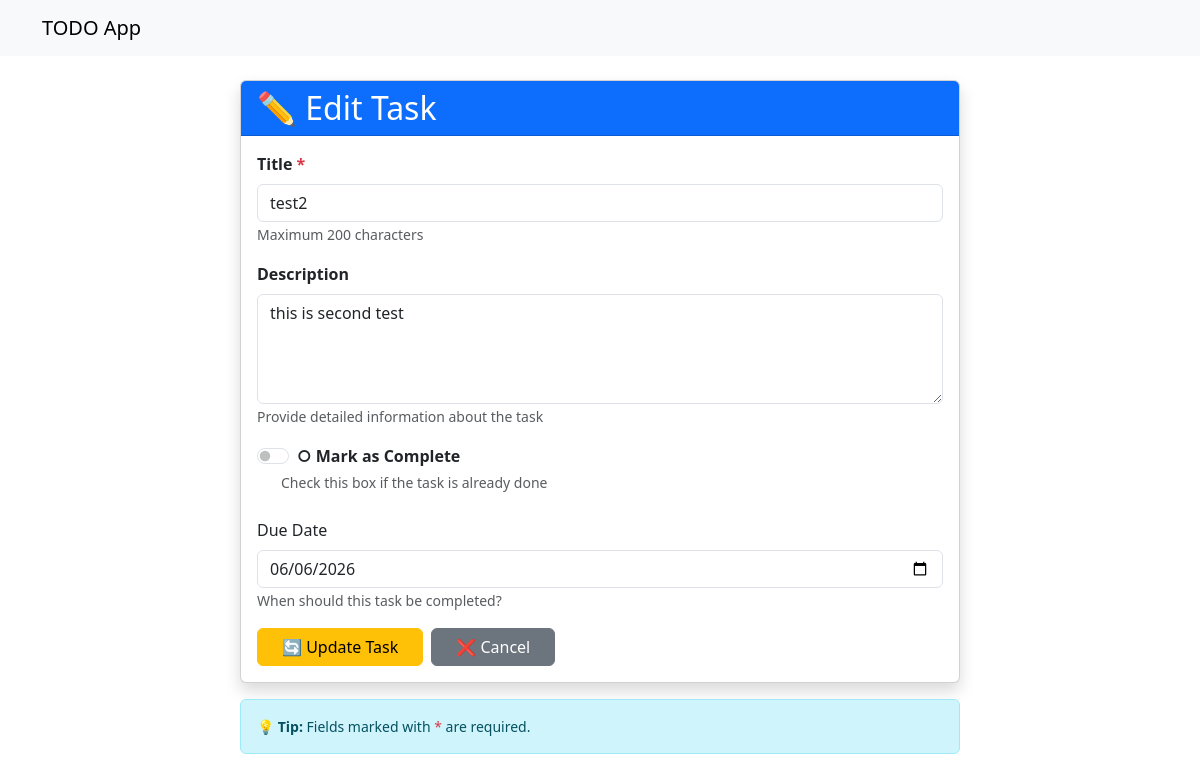
Page /edit/2/ on the committed database.
### to_do_app/models.py (models this page shows, shortened)
class Task(models.Model):
    title = models.CharField(max_length=200)
    description = models.TextField(blank=True)
    completed = models.BooleanField(default=False)
    created_at = models.DateTimeField(auto_now_add=True)
    due_date = models.DateField(null=True, blank=True)

### to_do_app/views.py (the view, shortened to what this page needs)
# urls.py: path('edit/<int:pk>/', views.edit_task, name='edit_task'),
def edit_task(request, pk):
    task = get_object_or_404(Task, pk=pk)
    return render(request, 'to_do_app/task_form.html', {'task': task})

### to_do_app/templates/to_do_app/task_form.html (shortened to what this page needs)
{% extends 'to_do_app/base.html' %}
{% block content %}
<div class="container mt-4">
    <div class="row justify-content-center">
        <div class="col-md-8">
            <div class="card shadow">
                <div class="card-header bg-primary text-white">
                    <h2 class="mb-0">
                        {% if task %}✏️ Edit Task{% else %}➕ Add New Task{% endif %}
                    </h2>
                </div>
                <div class="card-body">
                    <form method='post'>
                        <div class='mb-3'>
                            <label for="id_title" class='form-label fw-bold'>Title <span class="text-danger">*</span></label>
                            <input type="text"
                                   name='title'
                                   id="id_title"
                                   class='form-control'
                                   placeholder="Enter task title"
                                   value="{{ task.title|default_if_none:'' }}"
                                   required>
                            <small class="text-muted">Maximum 200 characters</small>
                        </div>
                        <div class='mb-3'>
                            <label for="id_description" class='form-label fw-bold'>Description</label>
                            <textarea name='description'
                                      id="id_description"
                                      class='form-control'
                                      rows="4"
                                      placeholder="Enter task description (optional)">{{ task.description|default_if_none:'' }}</textarea>
                            <small class="text-muted">Provide detailed information about the task</small>
                        </div>
                        <div class='mb-4'>
                            <div class="form-check form-switch">
                                <input type="checkbox"
                                       name="completed"
                                       id="id_completed"
                                       class='form-check-input'
                                       role="switch"
                                       {% if task.completed %}checked{% endif %}>
                                <label for="id_completed" class='form-check-label fw-bold'>
                                    {% if task.completed %}✓ Task Completed{% else %}○ Mark as Complete{% endif %}
                                </label>
                            </div>
                            <small class="text-muted ms-4">Check this box if the task is already done</small>
                        </div>
                        <div class='mb-3'>
                            <label for="id_due_date" class='form-label'>Due Date</label>
                            <input type="date"
                                name="due_date"
                                id="id_due_date"
                                class='form-control'
                                value="{{ task.due_date|date:'Y-m-d' }}">
                            <small class="text-muted">When should this task be completed?</small>
                        </div>
                        <div class="d-flex gap-2">
                            <button type='submit' class="btn {% if task %}btn-warning{% else %}btn-success{% endif %} px-4">
                                {% if task %}
                                    🔄 Update Task
                                {% else %}
                                    ✓ Create Task
                                {% endif %}
                            </button>
                            <a href="{% url 'to_do_app:task_list' %}" class="btn btn-secondary px-4">
                                ❌ Cancel
                            </a>
                        </div>
                    </form>
                </div>
            </div>
            <div class="alert alert-info mt-3 small">
                <strong>💡 Tip:</strong> Fields marked with <span class="text-danger">*</span> are required.
            </div>
        </div>
    </div>
</div>
{% endblock %}

### rows in the picture
Task: title "test2", description "this is second test", due_date "06/06/2026"
